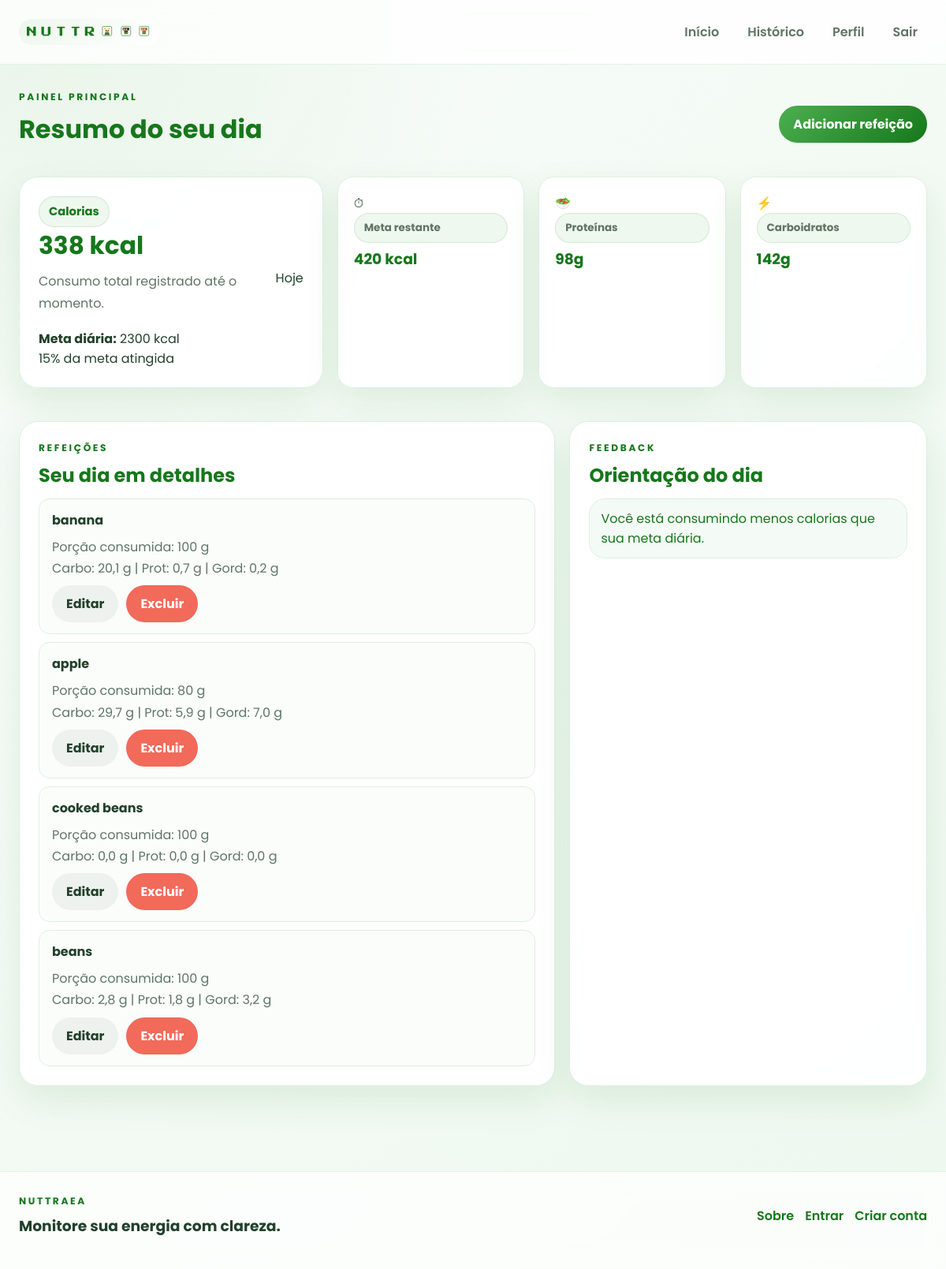
/dashboard/ (signed in), run on an earlier commit of the app's database.
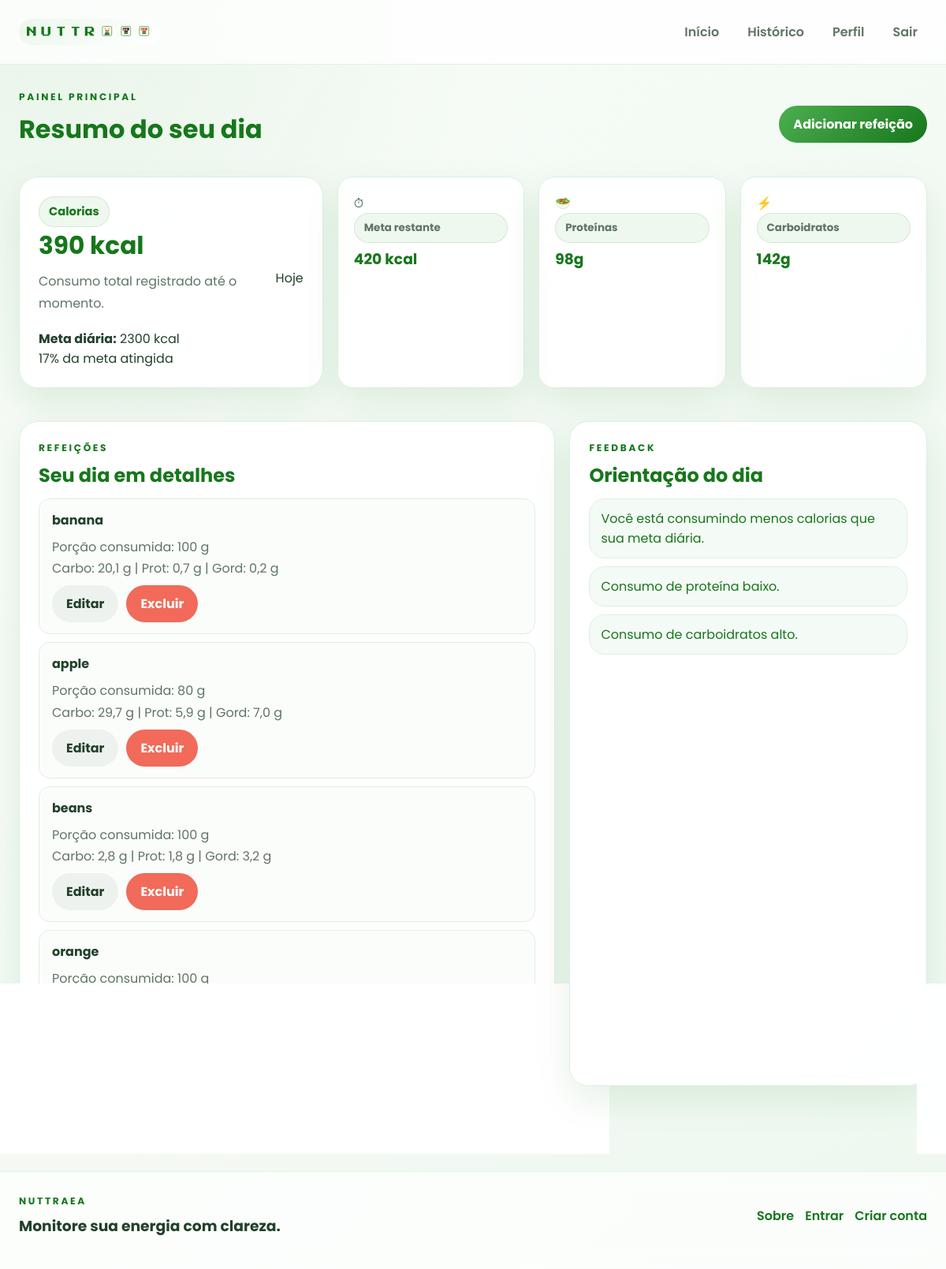
And on a later commit of the database.
### perfil/models.py (models this page shows, shortened)
class Perfil(models.Model):
    user = models.OneToOneField(User, on_delete=models.CASCADE)
    peso = models.FloatField(null=True, blank=True)
    altura = models.FloatField(null=True, blank=True)
    idade = models.IntegerField(null=True, blank=True)
    meta_calorica = models.FloatField(null=True, blank=True)
    atividade = models.CharField(
        max_length=20,
        choices=[
            ('sedentario', 'Sedentário'),
            ('leve', 'Leve'),
            ('moderado', 'Moderado'),
            ('intenso', 'Intenso'),
        ],
        default='sedentario'
    )
    objetivo = models.CharField(
        max_length=20,
        choices=[
            ('perder', 'Perder peso'),
            ('manter', 'Manter peso'),
            ('ganhar', 'Ganhar peso'),
        ],
        default='manter'
    )
    meta_calorica = models.FloatField(default=0)

### refeicoes/models.py (models this page shows, shortened)
class Refeicao(models.Model):
    user = models.ForeignKey(User, on_delete=models.CASCADE)
    nome = models.CharField(max_length=200)
    quantidade = models.FloatField()
    carboidratos = models.FloatField(default=0)
    proteinas = models.FloatField(default=0)
    gorduras = models.FloatField(default=0)
    data = models.DateTimeField(auto_now_add=True)

### alimentacao/views.py (the view)
# urls.py: path("dashboard/", views.dashboard, name="dashboard"),
@login_required
def dashboard(request):
    refeicoes = Refeicao.objects.filter(user=request.user)
    total_calorias = 0
    total_carbo = 0
    total_prot = 0
    total_gord = 0
    for r in refeicoes:
        carbo = r.carboidratos or 0
        prot = r.proteinas or 0
        gord = r.gorduras or 0
        carbo_total = carbo
        prot_total = prot
        gord_total = gord
        total_carbo += carbo_total
        total_prot += prot_total
        total_gord += gord_total
        total_calorias += (carbo_total * 4) + (prot_total * 4) + (gord_total * 9)
    perfil = getattr(request.user, "perfil", None)
    percentual = 0
    feedback = []
    if perfil and perfil.meta_calorica:
        percentual = (total_calorias / perfil.meta_calorica) * 100
        if percentual < 80:
            feedback.append(" Você está consumindo menos calorias que sua meta diária.")
        elif percentual <= 110:
            feedback.append(" Seu consumo calórico está dentro da meta.")
        else:
            feedback.append(" Você ultrapassou sua meta calórica diária.")
    if total_calorias > 0:
        perc_carbo = (total_carbo * 4) / total_calorias * 100
        perc_prot = (total_prot * 4) / total_calorias * 100
        perc_gord = (total_gord * 9) / total_calorias * 100
        if perc_prot < 10:
            feedback.append(" Consumo de proteína baixo.")
        elif perc_prot > 35:
            feedback.append(" Consumo de proteína alto.")
        if perc_carbo < 45:
            feedback.append(" Consumo de carboidratos baixo.")
        elif perc_carbo > 65:
            feedback.append(" Consumo de carboidratos alto.")
        if perc_gord < 20:
            feedback.append(" Consumo de gorduras baixo.")
        elif perc_gord > 35:
            feedback.append(" Consumo de gorduras alto.")
        if not feedback:
            feedback.append(" Distribuição de macronutrientes equilibrada.")
    contexto = {
        "refeicoes": refeicoes,
        "total": round(total_calorias, 2),
        "perfil": perfil,
        "percentual": percentual,
        "feedback": feedback,
    }
    return render(request, "dashboard.html", contexto)

### core/context_processors.py (called while the page is built)
def static_version(request):
    return {
        "STATIC_VERSION": getattr(settings, "STATIC_VERSION", "1")
    }

### alimentacao/templates/dashboard.html (shortened to what this page needs)
{% extends 'base.html' %}
{% block content %}
<div class="page-header reveal">
  <div>
    <p class="eyebrow">Painel principal</p>
    <h1>Resumo do seu dia</h1>
  </div>
  <a href="{% url 'criar_refeicao' %}" class="btn btn-primary">Adicionar refeição</a>
</div>
<div class="dashboard-grid">
  <article class="card dashboard-hero reveal">
    <div class="summary-pill">Calorias</div>
    <div class="dashboard-hero-content">
      <div>
        <p class="hero-note"><strong>{{ total|floatformat:0 }} kcal</strong></p>
        <p class="subtle-text">Consumo total registrado até o momento.</p>
      </div>
      <div class="hero-bubble">Hoje</div>
    </div>
    {% if perfil and perfil.meta_calorica %}
      <p><strong>Meta diária:</strong> {{ perfil.meta_calorica|floatformat:0 }} kcal</p>
      <p class="percentual">{{ percentual|floatformat:0 }}% da meta atingida</p>
    {% else %}
      <p class="subtle-text">Complete seu perfil para calcular a meta diária.</p>
      <a href="{% url 'perfil' %}" class="btn btn-secondary">Completar perfil</a>
    {% endif %}
  </article>
  <article class="card metric-card reveal">
    <div class="metric-icon">⏱</div>
    <div>
      <p class="metric-label">Meta restante</p>
      <h3>420 kcal</h3>
    </div>
  </article>
  <article class="card metric-card reveal">
    <div class="metric-icon">🥗</div>
    <div>
      <p class="metric-label">Proteínas</p>
      <h3>98g</h3>
    </div>
  </article>
  <article class="card metric-card reveal">
    <div class="metric-icon">⚡</div>
    <div>
      <p class="metric-label">Carboidratos</p>
      <h3>142g</h3>
    </div>
  </article>
</div>
<div class="dashboard-grid lower-grid">
  <article class="card reveal">
    <div class="section-heading compact">
      <p class="eyebrow">Refeições</p>
      <h2>Seu dia em detalhes</h2>
    </div>
    {% if refeicoes %}
      <ul class="historico">
        {% for r in refeicoes %}
          <li class="item-refeicao">
            <strong>{{ r.nome }}</strong>
            <div class="detalhes-refeicao">
              Porção consumida: {{ r.quantidade|floatformat:0 }} g<br>
              Carbo: {{ r.carboidratos|floatformat:1 }} g |
              Prot: {{ r.proteinas|floatformat:1 }} g |
              Gord: {{ r.gorduras|floatformat:1 }} g
            </div>
            <div class="acoes">
              <a href="{% url 'editar_refeicao' r.id %}" class="btn btn-secundario">Editar</a>
              <a href="{% url 'excluir_refeicao' r.id %}" class="btn btn-perigo" onclick="return confirm('Deseja excluir esta refeição?');">Excluir</a>
            </div>
          </li>
        {% endfor %}
      </ul>
    {% else %}
      <p class="empty-state">Nenhuma refeição registrada hoje.</p>
    {% endif %}
  </article>
  <article class="card reveal">
    <div class="section-heading compact">
      <p class="eyebrow">Feedback</p>
      <h2>Orientação do dia</h2>
    </div>
    {% if feedback %}
      {% for msg in feedback %}
        <div class="feedback-card">{{ msg }}</div>
      {% endfor %}
    {% else %}
      <p class="subtle-text">Seu plano está pronto para receber mais registros e oferecer feedback refinado.</p>
    {% endif %}
  </article>
</div>
{% endblock %}

### alimentacao/templates/base.html (shortened to what this page needs)
{% load static %}
<!DOCTYPE html>
<html lang="pt-br">
<head>
  <link rel="stylesheet" href="{% static 'css/styles.css' %}?v={{ STATIC_VERSION }}">
</head>
<body data-page="app">
  <header class="site-header">
    <nav class="top-nav">
      <a class="brand-link" href="{% url 'home' %}">
        <div class="brand-mark" aria-label="Nuttraea">
          <span class="pixel-word">N</span>
          <span class="pixel-word">u</span>
          <span class="pixel-word">t</span>
          <span class="pixel-word">t</span>
          <span class="pixel-word">r</span>
          <span class="pixel-portrait" aria-hidden="true">
          </span>
          <span class="pixel-portrait" aria-hidden="true">
          </span>
          <span class="pixel-portrait" aria-hidden="true">
          </span>
        </div>
      </a>
      <ul class="nav-links">
        {% if user.is_authenticated %}
          <li><a href="{% url 'dashboard' %}">Início</a></li>
          <li><a href="{% url 'historico' %}">Histórico</a></li>
          <li><a href="{% url 'perfil' %}">Perfil</a></li>
          <li>
            <form method="post" action="{% url 'logout' %}">
              <button type="submit" class="nav-link">Sair</button>
            </form>
          </li>
        {% else %}
          <li><a href="{% url 'login' %}">Entrar</a></li>
          <li><a href="{% url 'cadastro' %}">Criar conta</a></li>
        {% endif %}
      </ul>
    </nav>
  </header>
  <main class="page-shell">
    {% block content %}{% endblock %}
  </main>
  <footer class="site-footer">
    <div class="footer-shell">
      <div>
        <p class="eyebrow">Nuttraea</p>
        <h3>Monitore sua energia com clareza.</h3>
      </div>
      <div class="footer-links">
        <a href="{% url 'home' %}">Sobre</a>
        <a href="{% url 'login' %}">Entrar</a>
        <a href="{% url 'cadastro' %}">Criar conta</a>
      </div>
    </div>
  </footer>
</body>
</html>

What changed in the data, as far as the page shows it:
removed Refeicao: nome "cooked beans", quantidade "100", carboidratos "0,0", proteinas "0,0", gorduras "0,0"
added Refeicao: nome "orange", quantidade "100"
Also different on the page:
{{ total|floatformat:0 }}: "338" → "390"
{{ percentual|floatformat:0 }}: "15" → "17"
new list line: "Consumo de proteína baixo."
new list line: "Consumo de carboidratos alto."
